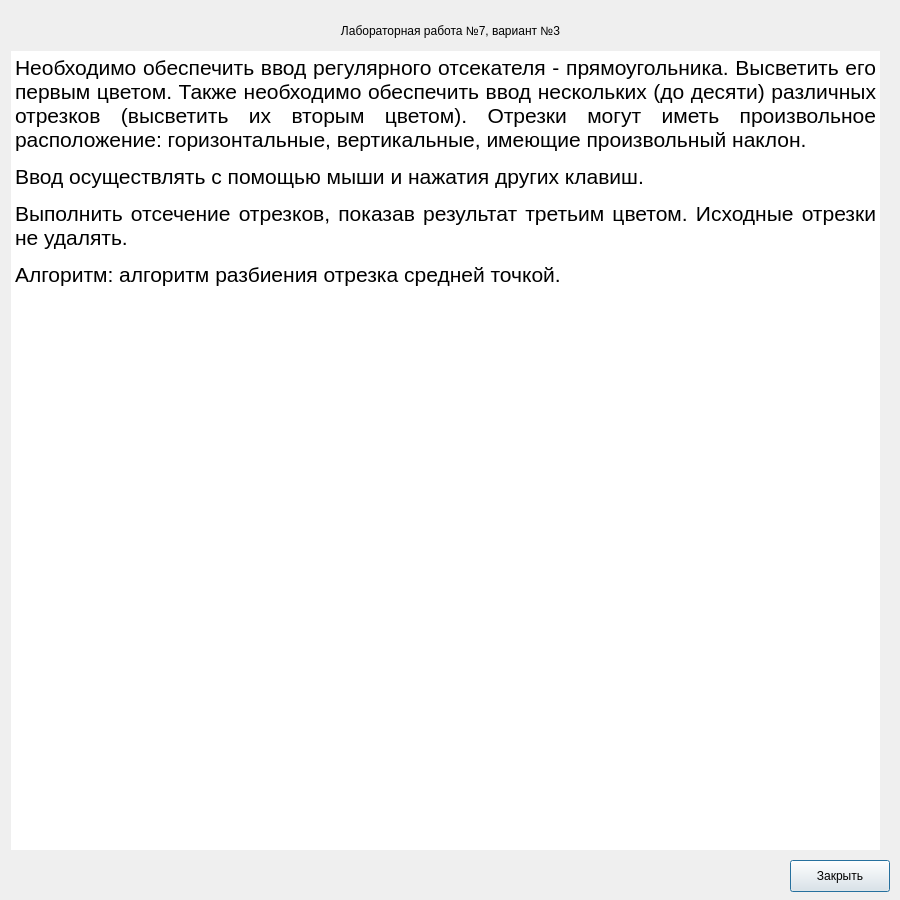
<?xml version="1.0" encoding="UTF-8"?>
<ui version="4.0">
 <class>TaskPopUp</class>
 <widget class="QDialog" name="TaskPopUp">
  <property name="geometry">
   <rect>
    <x>0</x>
    <y>0</y>
    <width>900</width>
    <height>900</height>
   </rect>
  </property>
  <property name="sizePolicy">
   <sizepolicy hsizetype="Fixed" vsizetype="Fixed">
    <horstretch>0</horstretch>
    <verstretch>0</verstretch>
   </sizepolicy>
  </property>
  <property name="minimumSize">
   <size>
    <width>900</width>
    <height>900</height>
   </size>
  </property>
  <property name="maximumSize">
   <size>
    <width>900</width>
    <height>900</height>
   </size>
  </property>
  <property name="windowTitle">
   <string>Задание</string>
  </property>
  <widget class="QPushButton" name="closeTaskButton">
   <property name="geometry">
    <rect>
     <x>790</x>
     <y>860</y>
     <width>100</width>
     <height>32</height>
    </rect>
   </property>
   <property name="text">
    <string>Закрыть</string>
   </property>
  </widget>
  <widget class="QTextEdit" name="taskTextBox">
   <property name="geometry">
    <rect>
     <x>10</x>
     <y>50</y>
     <width>871</width>
     <height>801</height>
    </rect>
   </property>
   <property name="palette">
    <palette>
     <active>
      <colorrole role="WindowText">
       <brush brushstyle="SolidPattern">
        <color alpha="255">
         <red>0</red>
         <green>0</green>
         <blue>0</blue>
        </color>
       </brush>
      </colorrole>
      <colorrole role="Button">
       <brush brushstyle="SolidPattern">
        <color alpha="0">
         <red>255</red>
         <green>255</green>
         <blue>255</blue>
        </color>
       </brush>
      </colorrole>
      <colorrole role="Light">
       <brush brushstyle="SolidPattern">
        <color alpha="0">
         <red>255</red>
         <green>255</green>
         <blue>255</blue>
        </color>
       </brush>
      </colorrole>
      <colorrole role="Midlight">
       <brush brushstyle="SolidPattern">
        <color alpha="0">
         <red>255</red>
         <green>255</green>
         <blue>255</blue>
        </color>
       </brush>
      </colorrole>
      <colorrole role="Dark">
       <brush brushstyle="SolidPattern">
        <color alpha="0">
         <red>127</red>
         <green>127</green>
         <blue>127</blue>
        </color>
       </brush>
      </colorrole>
      <colorrole role="Mid">
       <brush brushstyle="SolidPattern">
        <color alpha="0">
         <red>170</red>
         <green>170</green>
         <blue>170</blue>
        </color>
       </brush>
      </colorrole>
      <colorrole role="Text">
       <brush brushstyle="SolidPattern">
        <color alpha="255">
         <red>0</red>
         <green>0</green>
         <blue>0</blue>
        </color>
       </brush>
      </colorrole>
      <colorrole role="BrightText">
       <brush brushstyle="SolidPattern">
        <color alpha="255">
         <red>255</red>
         <green>255</green>
         <blue>255</blue>
        </color>
       </brush>
      </colorrole>
      <colorrole role="ButtonText">
       <brush brushstyle="SolidPattern">
        <color alpha="255">
         <red>0</red>
         <green>0</green>
         <blue>0</blue>
        </color>
       </brush>
      </colorrole>
      <colorrole role="Base">
       <brush brushstyle="SolidPattern">
        <color alpha="255">
         <red>255</red>
         <green>255</green>
         <blue>255</blue>
        </color>
       </brush>
      </colorrole>
      <colorrole role="Window">
       <brush brushstyle="SolidPattern">
        <color alpha="0">
         <red>255</red>
         <green>255</green>
         <blue>255</blue>
        </color>
       </brush>
      </colorrole>
      <colorrole role="Shadow">
       <brush brushstyle="SolidPattern">
        <color alpha="255">
         <red>0</red>
         <green>0</green>
         <blue>0</blue>
        </color>
       </brush>
      </colorrole>
      <colorrole role="AlternateBase">
       <brush brushstyle="SolidPattern">
        <color alpha="127">
         <red>255</red>
         <green>255</green>
         <blue>255</blue>
        </color>
       </brush>
      </colorrole>
      <colorrole role="ToolTipBase">
       <brush brushstyle="SolidPattern">
        <color alpha="255">
         <red>255</red>
         <green>255</green>
         <blue>220</blue>
        </color>
       </brush>
      </colorrole>
      <colorrole role="ToolTipText">
       <brush brushstyle="SolidPattern">
        <color alpha="255">
         <red>0</red>
         <green>0</green>
         <blue>0</blue>
        </color>
       </brush>
      </colorrole>
      <colorrole role="PlaceholderText">
       <brush brushstyle="SolidPattern">
        <color alpha="127">
         <red>0</red>
         <green>0</green>
         <blue>0</blue>
        </color>
       </brush>
      </colorrole>
      <colorrole role="Accent">
       <brush brushstyle="SolidPattern">
        <color alpha="255">
         <red>255</red>
         <green>255</green>
         <blue>255</blue>
        </color>
       </brush>
      </colorrole>
     </active>
     <inactive>
      <colorrole role="WindowText">
       <brush brushstyle="SolidPattern">
        <color alpha="255">
         <red>0</red>
         <green>0</green>
         <blue>0</blue>
        </color>
       </brush>
      </colorrole>
      <colorrole role="Button">
       <brush brushstyle="SolidPattern">
        <color alpha="0">
         <red>255</red>
         <green>255</green>
         <blue>255</blue>
        </color>
       </brush>
      </colorrole>
      <colorrole role="Light">
       <brush brushstyle="SolidPattern">
        <color alpha="0">
         <red>255</red>
         <green>255</green>
         <blue>255</blue>
        </color>
       </brush>
      </colorrole>
      <colorrole role="Midlight">
       <brush brushstyle="SolidPattern">
        <color alpha="0">
         <red>255</red>
         <green>255</green>
         <blue>255</blue>
        </color>
       </brush>
      </colorrole>
      <colorrole role="Dark">
       <brush brushstyle="SolidPattern">
        <color alpha="0">
         <red>127</red>
         <green>127</green>
         <blue>127</blue>
        </color>
       </brush>
      </colorrole>
      <colorrole role="Mid">
       <brush brushstyle="SolidPattern">
        <color alpha="0">
         <red>170</red>
         <green>170</green>
         <blue>170</blue>
        </color>
       </brush>
      </colorrole>
      <colorrole role="Text">
       <brush brushstyle="SolidPattern">
        <color alpha="255">
         <red>0</red>
         <green>0</green>
         <blue>0</blue>
        </color>
       </brush>
      </colorrole>
      <colorrole role="BrightText">
       <brush brushstyle="SolidPattern">
        <color alpha="255">
         <red>255</red>
         <green>255</green>
         <blue>255</blue>
        </color>
       </brush>
      </colorrole>
      <colorrole role="ButtonText">
       <brush brushstyle="SolidPattern">
        <color alpha="255">
         <red>0</red>
         <green>0</green>
         <blue>0</blue>
        </color>
       </brush>
      </colorrole>
      <colorrole role="Base">
       <brush brushstyle="SolidPattern">
        <color alpha="255">
         <red>255</red>
         <green>255</green>
         <blue>255</blue>
        </color>
       </brush>
      </colorrole>
      <colorrole role="Window">
       <brush brushstyle="SolidPattern">
        <color alpha="0">
         <red>255</red>
         <green>255</green>
         <blue>255</blue>
        </color>
       </brush>
      </colorrole>
      <colorrole role="Shadow">
       <brush brushstyle="SolidPattern">
        <color alpha="255">
         <red>0</red>
         <green>0</green>
         <blue>0</blue>
        </color>
       </brush>
      </colorrole>
      <colorrole role="AlternateBase">
       <brush brushstyle="SolidPattern">
        <color alpha="127">
         <red>255</red>
         <green>255</green>
         <blue>255</blue>
        </color>
       </brush>
      </colorrole>
      <colorrole role="ToolTipBase">
       <brush brushstyle="SolidPattern">
        <color alpha="255">
         <red>255</red>
         <green>255</green>
         <blue>220</blue>
        </color>
       </brush>
      </colorrole>
      <colorrole role="ToolTipText">
       <brush brushstyle="SolidPattern">
        <color alpha="255">
         <red>0</red>
         <green>0</green>
         <blue>0</blue>
        </color>
       </brush>
      </colorrole>
      <colorrole role="PlaceholderText">
       <brush brushstyle="SolidPattern">
        <color alpha="127">
         <red>0</red>
         <green>0</green>
         <blue>0</blue>
        </color>
       </brush>
      </colorrole>
      <colorrole role="Accent">
       <brush brushstyle="SolidPattern">
        <color alpha="255">
         <red>255</red>
         <green>255</green>
         <blue>255</blue>
        </color>
       </brush>
      </colorrole>
     </inactive>
     <disabled>
      <colorrole role="WindowText">
       <brush brushstyle="SolidPattern">
        <color alpha="0">
         <red>127</red>
         <green>127</green>
         <blue>127</blue>
        </color>
       </brush>
      </colorrole>
      <colorrole role="Button">
       <brush brushstyle="SolidPattern">
        <color alpha="0">
         <red>255</red>
         <green>255</green>
         <blue>255</blue>
        </color>
       </brush>
      </colorrole>
      <colorrole role="Light">
       <brush brushstyle="SolidPattern">
        <color alpha="0">
         <red>255</red>
         <green>255</green>
         <blue>255</blue>
        </color>
       </brush>
      </colorrole>
      <colorrole role="Midlight">
       <brush brushstyle="SolidPattern">
        <color alpha="0">
         <red>255</red>
         <green>255</green>
         <blue>255</blue>
        </color>
       </brush>
      </colorrole>
      <colorrole role="Dark">
       <brush brushstyle="SolidPattern">
        <color alpha="0">
         <red>127</red>
         <green>127</green>
         <blue>127</blue>
        </color>
       </brush>
      </colorrole>
      <colorrole role="Mid">
       <brush brushstyle="SolidPattern">
        <color alpha="0">
         <red>170</red>
         <green>170</green>
         <blue>170</blue>
        </color>
       </brush>
      </colorrole>
      <colorrole role="Text">
       <brush brushstyle="SolidPattern">
        <color alpha="0">
         <red>127</red>
         <green>127</green>
         <blue>127</blue>
        </color>
       </brush>
      </colorrole>
      <colorrole role="BrightText">
       <brush brushstyle="SolidPattern">
        <color alpha="255">
         <red>255</red>
         <green>255</green>
         <blue>255</blue>
        </color>
       </brush>
      </colorrole>
      <colorrole role="ButtonText">
       <brush brushstyle="SolidPattern">
        <color alpha="0">
         <red>127</red>
         <green>127</green>
         <blue>127</blue>
        </color>
       </brush>
      </colorrole>
      <colorrole role="Base">
       <brush brushstyle="SolidPattern">
        <color alpha="0">
         <red>255</red>
         <green>255</green>
         <blue>255</blue>
        </color>
       </brush>
      </colorrole>
      <colorrole role="Window">
       <brush brushstyle="SolidPattern">
        <color alpha="0">
         <red>255</red>
         <green>255</green>
         <blue>255</blue>
        </color>
       </brush>
      </colorrole>
      <colorrole role="Shadow">
       <brush brushstyle="SolidPattern">
        <color alpha="255">
         <red>0</red>
         <green>0</green>
         <blue>0</blue>
        </color>
       </brush>
      </colorrole>
      <colorrole role="AlternateBase">
       <brush brushstyle="SolidPattern">
        <color alpha="0">
         <red>255</red>
         <green>255</green>
         <blue>255</blue>
        </color>
       </brush>
      </colorrole>
      <colorrole role="ToolTipBase">
       <brush brushstyle="SolidPattern">
        <color alpha="255">
         <red>255</red>
         <green>255</green>
         <blue>220</blue>
        </color>
       </brush>
      </colorrole>
      <colorrole role="ToolTipText">
       <brush brushstyle="SolidPattern">
        <color alpha="255">
         <red>0</red>
         <green>0</green>
         <blue>0</blue>
        </color>
       </brush>
      </colorrole>
      <colorrole role="PlaceholderText">
       <brush brushstyle="SolidPattern">
        <color alpha="0">
         <red>127</red>
         <green>127</green>
         <blue>127</blue>
        </color>
       </brush>
      </colorrole>
      <colorrole role="Accent">
       <brush brushstyle="SolidPattern">
        <color alpha="0">
         <red>255</red>
         <green>255</green>
         <blue>255</blue>
        </color>
       </brush>
      </colorrole>
     </disabled>
    </palette>
   </property>
   <property name="autoFillBackground">
    <bool>false</bool>
   </property>
   <property name="frameShape">
    <enum>QFrame::Shape::StyledPanel</enum>
   </property>
   <property name="verticalScrollBarPolicy">
    <enum>Qt::ScrollBarPolicy::ScrollBarAlwaysOff</enum>
   </property>
   <property name="horizontalScrollBarPolicy">
    <enum>Qt::ScrollBarPolicy::ScrollBarAlwaysOff</enum>
   </property>
   <property name="readOnly">
    <bool>true</bool>
   </property>
   <property name="html">
    <string>&lt;!DOCTYPE HTML PUBLIC &quot;-//W3C//DTD HTML 4.0//EN&quot; &quot;http://www.w3.org/TR/REC-html40/strict.dtd&quot;&gt;
&lt;html&gt;&lt;head&gt;&lt;meta name=&quot;qrichtext&quot; content=&quot;1&quot; /&gt;&lt;meta charset=&quot;utf-8&quot; /&gt;&lt;style type=&quot;text/css&quot;&gt;
p, li { white-space: pre-wrap; }
hr { height: 1px; border-width: 0; }
li.unchecked::marker { content: &quot;\2610&quot;; }
li.checked::marker { content: &quot;\2612&quot;; }
&lt;/style&gt;&lt;/head&gt;&lt;body style=&quot; font-family:'Sans Serif'; font-size:9pt; font-weight:400; font-style:normal;&quot;&gt;
&lt;p align=&quot;justify&quot; style=&quot; margin-top:12px; margin-bottom:0px; margin-left:0px; margin-right:0px; -qt-block-indent:0; text-indent:0px; background-color:transparent;&quot;&gt;&lt;span style=&quot; font-size:16pt; background-color:transparent;&quot;&gt;Необходимо обеспечить ввод регулярного отсекателя - прямоугольника. Высветить его первым цветом. Также необходимо обеспечить ввод нескольких (до десяти) различных отрезков (высветить их вторым цветом). Отрезки могут иметь произвольное расположение: горизонтальные, вертикальные, имеющие произвольный наклон.&lt;/span&gt;&lt;/p&gt;
&lt;p align=&quot;justify&quot; style=&quot; margin-top:12px; margin-bottom:0px; margin-left:0px; margin-right:0px; -qt-block-indent:0; text-indent:0px; background-color:transparent;&quot;&gt;&lt;span style=&quot; font-size:16pt; background-color:transparent;&quot;&gt;Ввод осуществлять с помощью мыши и нажатия других клавиш.&lt;/span&gt;&lt;/p&gt;
&lt;p align=&quot;justify&quot; style=&quot; margin-top:12px; margin-bottom:0px; margin-left:0px; margin-right:0px; -qt-block-indent:0; text-indent:0px; background-color:transparent;&quot;&gt;&lt;span style=&quot; font-size:16pt; background-color:transparent;&quot;&gt;Выполнить отсечение отрезков, показав результат третьим цветом. Исходные отрезки не удалять.&lt;/span&gt;&lt;/p&gt;
&lt;p align=&quot;justify&quot; style=&quot; margin-top:12px; margin-bottom:0px; margin-left:0px; margin-right:0px; -qt-block-indent:0; text-indent:0px; background-color:transparent;&quot;&gt;&lt;span style=&quot; font-size:16pt; background-color:transparent;&quot;&gt;Алгоритм: алгоритм разбиения отрезка средней точкой.&lt;/span&gt;&lt;/p&gt;&lt;/body&gt;&lt;/html&gt;</string>
   </property>
   <property name="placeholderText">
    <string/>
   </property>
  </widget>
  <widget class="QLabel" name="labInfoLabel">
   <property name="geometry">
    <rect>
     <x>10</x>
     <y>10</y>
     <width>881</width>
     <height>41</height>
    </rect>
   </property>
   <property name="text">
    <string>Лабораторная работа №7, вариант №3</string>
   </property>
   <property name="alignment">
    <set>Qt::AlignmentFlag::AlignCenter</set>
   </property>
  </widget>
 </widget>
 <resources/>
 <connections/>
</ui>
